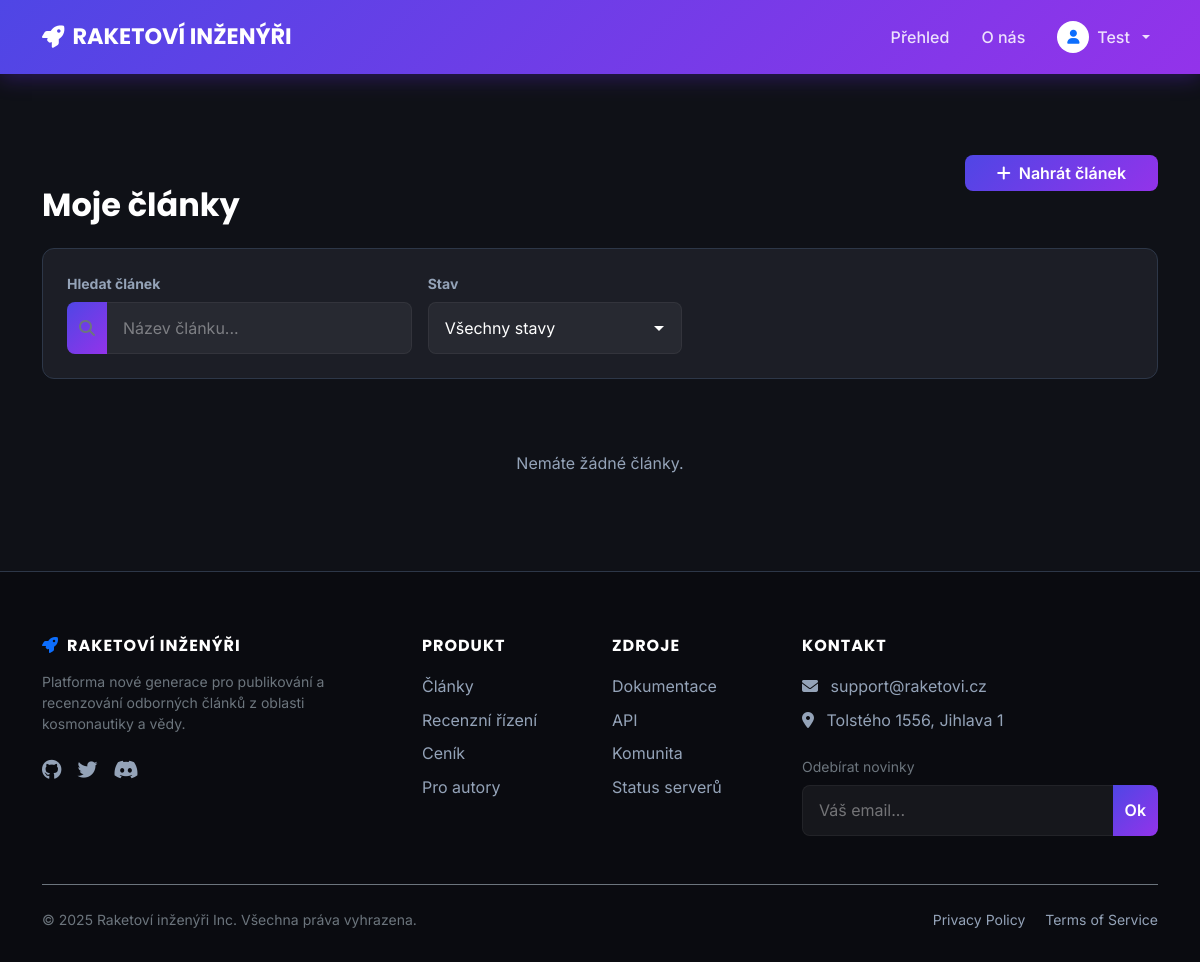
The page /my_articles.php (signed in) on the database as committed earlier.
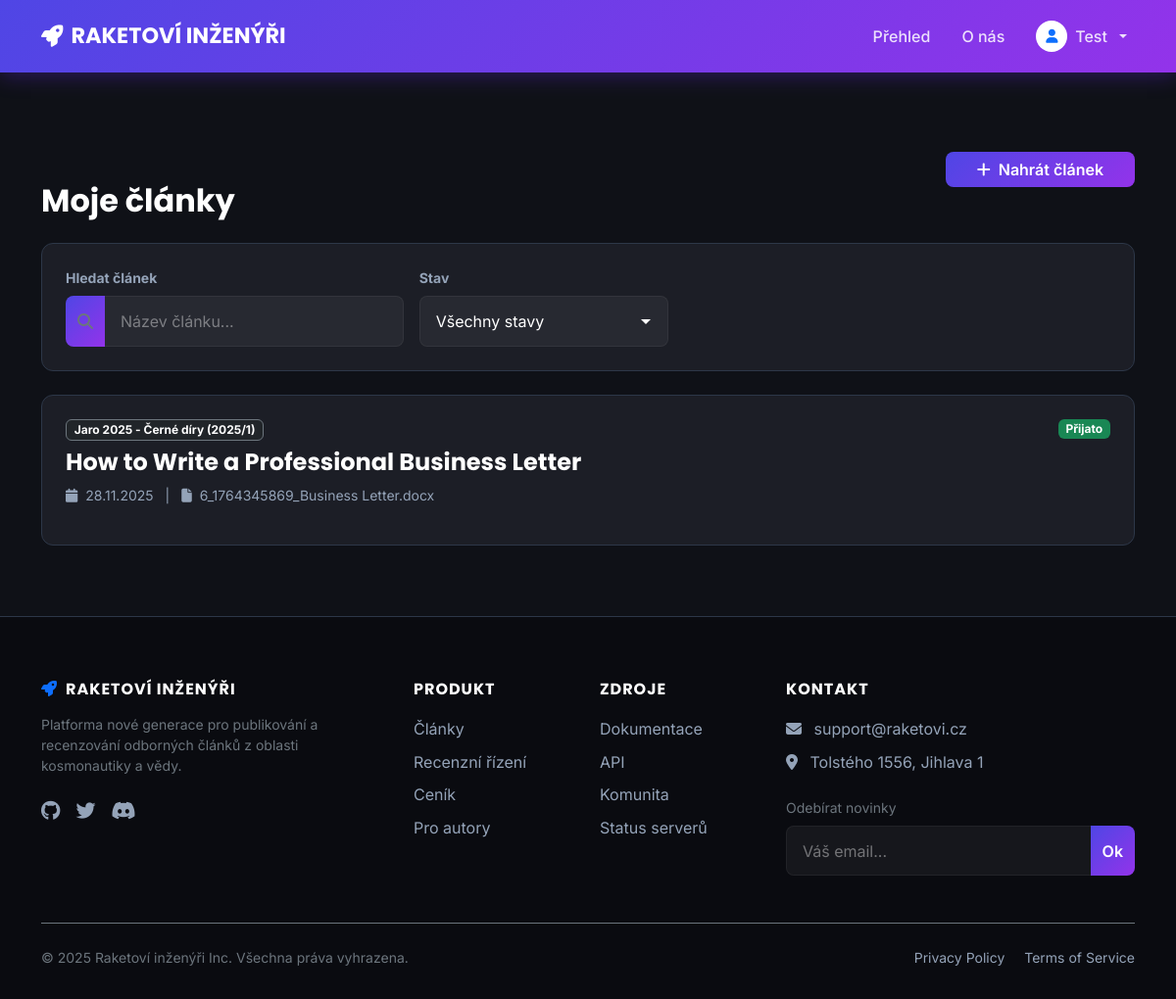
The same page on the database as committed later.
### tables this page shows
CREATE TABLE `articles` (
  `id` int(11) NOT NULL,
  `user_id` int(11) NOT NULL,
  `editor_id` int(11) DEFAULT NULL,
  `issue_id` int(11) NOT NULL,
  `title` varchar(255) NOT NULL,
  `filename` varchar(255) NOT NULL,
  `status` enum('podano','ceka_na_recenzenty','v_recenzi','prijato','zamitnuto','vraceno_k_oprave') NOT NULL DEFAULT 'podano',
  `created_at` timestamp NOT NULL DEFAULT current_timestamp(),
  `decision_date` datetime DEFAULT NULL
);

CREATE TABLE `issues` (
  `id` int(11) NOT NULL,
  `nazev` varchar(255) NOT NULL,
  `rocnik` int(11) NOT NULL DEFAULT 2025,
  `cislo` int(11) NOT NULL DEFAULT 1,
  `deadline` date NOT NULL,
  `max_capacity` int(11) NOT NULL DEFAULT 10,
  `status` enum('open','closed','published') NOT NULL DEFAULT 'open'
);

### my_articles.php (the view, shortened to what this page needs)
<?php
require 'db_connect.php';
require 'header.php';
$user_id = $_SESSION['user_id'];
$search = $_GET['search'] ?? '';
$sql = "SELECT a.*, i.nazev as issue_nazev, i.rocnik, i.cislo
        FROM articles a
        JOIN issues i ON a.issue_id = i.id
        WHERE a.user_id = ?";
$params = [$user_id];
$types = "i";
$sql .= " ORDER BY a.created_at DESC";
$stmt = $db_connection->prepare($sql);
$stmt->bind_param($types, ...$params);
$stmt->execute();
$result = $stmt->get_result();
function getStatusBadge($status) {
    switch($status) {
        case 'prijato': return '<span class="badge bg-success">Přijato</span>';
    }
}
?>
<div class="container mt-5 mb-5">
    <div class="d-flex justify-content-between align-items-center mb-4">
        <h2 class="text-white mb-0">Moje články</h2>
        <a href="new_article.php" class="btn btn-primary"><i class="fa-solid fa-plus me-2"></i>Nahrát článek</a>
    </div>
    <div class="article-card p-4 mb-4">
        <form method="GET" class="row g-3">
            <div class="col-md-4">
                <label class="form-label text-muted small fw-bold">Hledat článek</label>
                <div class="input-group">
                    <button class="btn btn-dark border-secondary text-secondary" type="submit"><i class="fa-solid fa-magnifying-glass"></i></button>
                    <input type="text" name="search" class="form-control border-secondary border-start-0" placeholder="Název článku..." value="<?= htmlspecialchars($search) ?>">
                </div>
            </div>
            <div class="col-md-3">
                <label class="form-label text-muted small fw-bold">Stav</label>
                <select name="status" class="form-control" onchange="this.form.submit()">
                    <option value="">Všechny stavy</option>
                </select>
            </div>
        </form>
    </div>
    <?php while($row = $result->fetch_assoc()): ?>
        <div class="article-card mb-4 p-0 overflow-hidden">
            <div class="d-flex flex-wrap">
                <div class="p-4 flex-grow-1">
                    <div class="d-flex justify-content-between align-items-start mb-2">
                        <span class="badge bg-dark border border-secondary"><?= htmlspecialchars($row['issue_nazev']) ?> (<?= $row['rocnik'] ?>/<?= $row['cislo'] ?>)</span>
                        <?= getStatusBadge($row['status']) ?>
                    </div>
                    <h4 class="text-white mb-2"><?= htmlspecialchars($row['title']) ?></h4>
                    <div class="text-muted small mb-3">
                        <i class="fa-solid fa-calendar me-2"></i><?= date("d.m.Y", strtotime($row['created_at'])) ?>
                        <span class="mx-2">|</span>
                        <i class="fa-solid fa-file me-2"></i><?= htmlspecialchars($row['filename']) ?>
                    </div>
                </div>
            </div>
        </div>
    <?php endwhile; ?>
    <?php if($result->num_rows == 0): ?>
        <div class="text-center text-muted py-5">Nemáte žádné články.</div>
    <?php endif; ?>
</div>
<?php require 'footer.php'; require 'db_close.php'; ?>

### header.php (shortened to what this page needs)
<!DOCTYPE html>
<html lang="cs">
<head>
    <link rel="stylesheet" href="https://cdnjs.cloudflare.com/ajax/libs/font-awesome/6.4.0/css/all.min.css">
    <link href="https://cdn.jsdelivr.net/npm/bootstrap@5.3.8/dist/css/bootstrap.min.css" rel="stylesheet">
    <link rel="stylesheet" href="css/style.css?v=<?php echo time(); ?>">
</head>
<body>
    <?php if ($GLOBALS['use_nav'] ?? true): ?>
        <nav class="navbar navbar-expand-lg navbar-dark navbar-render sticky-top">
            <div class="container">
                <a class="navbar-brand d-flex align-items-center gap-2" href="index.php">
                    <i class="fa-solid fa-rocket"></i>
                    RAKETOVÍ INŽENÝŘI
                </a>
                <div id="navMenu" class="collapse navbar-collapse">
                    <ul class="navbar-nav ms-auto align-items-center gap-3">
                        <li class="nav-item"><a class="nav-link" href="index.php">Přehled</a></li>
                        <li class="nav-item"><a class="nav-link" href="#">O nás</a></li>
                        <?php if (isset($_SESSION['user_id'])): ?>
                            <li class="nav-item dropdown">
                                <a class="nav-link dropdown-toggle d-flex align-items-center gap-2" href="#" data-bs-toggle="dropdown">
                                    <div class="bg-white text-primary rounded-circle d-flex align-items-center justify-content-center" style="width: 32px; height: 32px;">
                                        <i class="fa-solid fa-user small"></i>
                                    </div>
                                    <span><?= htmlspecialchars($_SESSION['user_jmeno']) ?></span>
                                </a>
                            </li>
                        <?php endif; ?>
                    </ul>
                </div>
            </div>
        </nav>
    <?php endif; ?>

### footer.php (shortened to what this page needs)
<?php if ($GLOBALS['use_foot'] ?? true): ?>
<footer>
    <div class="container">
        <div class="row gy-5">
            <div class="col-lg-4 col-md-12">
                <h5 class="fw-bold text-white mb-3">
                    <i class="fa-solid fa-rocket me-2 text-primary"></i>Raketoví inženýři
                </h5>
                <p class="text-secondary small pe-lg-5">
                    Platforma nové generace pro publikování a recenzování odborných článků z oblasti kosmonautiky a vědy.
                </p>
                <div class="d-flex gap-3 mt-4">
                    <a href="#"><i class="fa-brands fa-github fa-lg"></i></a>
                    <a href="#"><i class="fa-brands fa-twitter fa-lg"></i></a>
                    <a href="#"><i class="fa-brands fa-discord fa-lg"></i></a>
                </div>
            </div>
            <div class="col-lg-2 col-6">
                <h5>Produkt</h5>
                <ul class="list-unstyled">
                    <li><a href="index.php">Články</a></li>
                    <li><a href="#">Recenzní řízení</a></li>
                    <li><a href="#">Ceník</a></li>
                    <li><a href="#">Pro autory</a></li>
                </ul>
            </div>
            <div class="col-lg-2 col-6">
                <h5>Zdroje</h5>
                <ul class="list-unstyled">
                    <li><a href="#">Dokumentace</a></li>
                    <li><a href="#">API</a></li>
                    <li><a href="#">Komunita</a></li>
                    <li><a href="#">Status serverů</a></li>
                </ul>
            </div>
            <div class="col-lg-4 col-md-12">
                <h5>Kontakt</h5>
                <ul class="list-unstyled">
                    <li><a href="#"><i class="fa-solid fa-envelope me-2"></i> support@raketovi.cz</a></li>
                    <li><a href="#"><i class="fa-solid fa-location-dot me-2"></i> Tolstého 1556, Jihlava 1</a></li>
                </ul>
                <div class="mt-4">
                    <p class="small text-secondary mb-2">Odebírat novinky</p>
                    <div class="input-group">
                        <input type="email" class="form-control bg-dark border-secondary text-white placeholder-gray" placeholder="Váš email...">
                        <button class="btn btn-primary">Ok</button>
                    </div>
                </div>
            </div>
        </div>
        <div class="border-top border-secondary mt-5 pt-4 text-center text-secondary small">
            <div class="row">
                <div class="col-md-6 text-md-start">
                    &copy; <?= date('Y') ?> Raketoví inženýři Inc. Všechna práva vyhrazena.
                </div>
                <div class="col-md-6 text-md-end mt-2 mt-md-0">
                    <a href="#" class="me-3">Privacy Policy</a>
                    <a href="#">Terms of Service</a>
                </div>
            </div>
        </div>
    </div>
</footer>
<?php endif; ?>
</body>
</html>

### css/style.css (style rules this page uses)
:root { --bg-dark: #0f1117; --bg-card: #1c1e26; --bg-footer: #0a0b10; --primary-purple: #6e2bf9; --neon-cyan: #00d2ff; --primary-gradient: linear-gradient(135deg, #4f46e5 0%, #9333ea 100%); --text-white: #ffffff; --text-gray: #94a3b8; --border-color: #2d3748; }
html, body { font-family: 'Inter', sans-serif; background-color: var(--bg-dark); color: var(--text-white); min-height: 100vh; display: flex; flex-direction: column; cursor: url('../media/rocket_cursor.svg') 0 0, auto; }
h1, h2, h3, h4, h5, .navbar-brand { font-family: 'Poppins', sans-serif; font-weight: 700; }
a, button, .btn { cursor: pointer; text-decoration: none !important; }
.text-muted { color: #94a3b8 !important; }
.btn, .nav-link, .article-card, input, .form-control, .dropdown-item, .page-link { transition: all 0.5s cubic-bezier(0.4, 0, 0.2, 1) !important; }
button[type="submit"], .btn-primary { background: var(--primary-gradient); border: none; border-radius: 8px; color: white; font-weight: 600; position: relative; overflow: hidden; z-index: 1; }
.btn-primary::after, button[type="submit"]::after { content: ''; position: absolute; top: 0; left: -100%; width: 50%; height: 100%; background: linear-gradient(to right, rgba(255, 255, 255, 0) 0%, rgba(255, 255, 255, 0.3) 50%, rgba(255, 255, 255, 0) 100%); transform: skewX(-25deg); transition: none; z-index: -1; }
input, select, .form-control, textarea { background-color: rgba(255, 255, 255, 0.05) !important; border: 1px solid rgba(255, 255, 255, 0.1) !important; color: white !important; padding: 0.8rem 1rem; border-radius: 8px; width: 100%; }
::placeholder { color: rgba(255, 255, 255, 0.4) !important; opacity: 1; }
label { margin-bottom: 0.5rem; color: #e2e8f0; font-size: 0.9rem; font-weight: 500; }
select { appearance: none; -webkit-appearance: none; -moz-appearance: none; background-repeat: no-repeat !important; background-position: right 10px center !important; padding-right: 30px !important; cursor: pointer; }
option { background-color: var(--bg-card); color: white; }
.input-group { display: flex !important; flex-wrap: nowrap !important; align-items: stretch; width: 100%; }
.input-group .form-control { width: auto !important; flex: 1 1 auto; margin-bottom: 0 !important; }
.input-group .btn, .input-group .input-group-text { width: auto !important; margin-top: 0 !important; }
.input-group .btn:first-child { border-top-right-radius: 0; border-bottom-right-radius: 0; border-right: none; }
.input-group .form-control:last-child { border-top-left-radius: 0; border-bottom-left-radius: 0; border-left: none; }
.input-group .form-control:first-child { border-top-right-radius: 0; border-bottom-right-radius: 0; }
.input-group .btn:last-child { border-top-left-radius: 0; border-bottom-left-radius: 0; }
.article-card { background-color: var(--bg-card); border: 1px solid var(--border-color); border-radius: 12px; overflow: hidden; color: var(--text-white); }
.navbar-render { background: var(--primary-gradient); box-shadow: 0 4px 20px rgba(110, 43, 249, 0.3); padding: 0.8rem 0; }
.navbar-brand { color: white !important; font-size: 1.4rem; }
.nav-link { color: rgba(255, 255, 255, 0.85) !important; font-weight: 500; }
.article-card { width: 260px; min-width: 260px; }
.container>.article-card, .row .article-card { width: 100% !important; min-width: 100% !important; margin-bottom: 2rem; }
.d-flex .btn-primary { width: auto !important; margin-top: 0 !important; padding-left: 2rem; padding-right: 2rem; height: fit-content; }
.article-card form .col-md-4, .article-card form .col-md-3, .article-card form .col-md-2 { display: flex; flex-direction: column; justify-content: flex-end; }
.article-card form .btn { width: 100%; }
.container h2 { text-align: center; margin-top: 4rem; margin-bottom: 2rem; color: var(--text-white); font-weight: 700; }
footer { background-color: var(--bg-footer); border-top: 1px solid var(--border-color); padding-top: 4rem; padding-bottom: 2rem; margin-top: auto; }
footer h5 { color: white; margin-bottom: 1.2rem; font-size: 1rem; text-transform: uppercase; letter-spacing: 1px; }
footer a { color: var(--text-gray); transition: 0.2s; }
footer .list-unstyled li { margin-bottom: 0.6rem; }

Rows that differ between the two databases and show on the page:
now on this page (row edited): articles: issue.nazev "Jaro 2025 - Černé díry", issue.rocnik "2025", issue.cislo "1", status "Přijato", title "How to Write a Professional Business Letter", created_at "28.11.2025", filename "6_1764345869_Business Letter.docx"
Other text that changed with them:
text no longer shown: "Nemáte žádné články."
